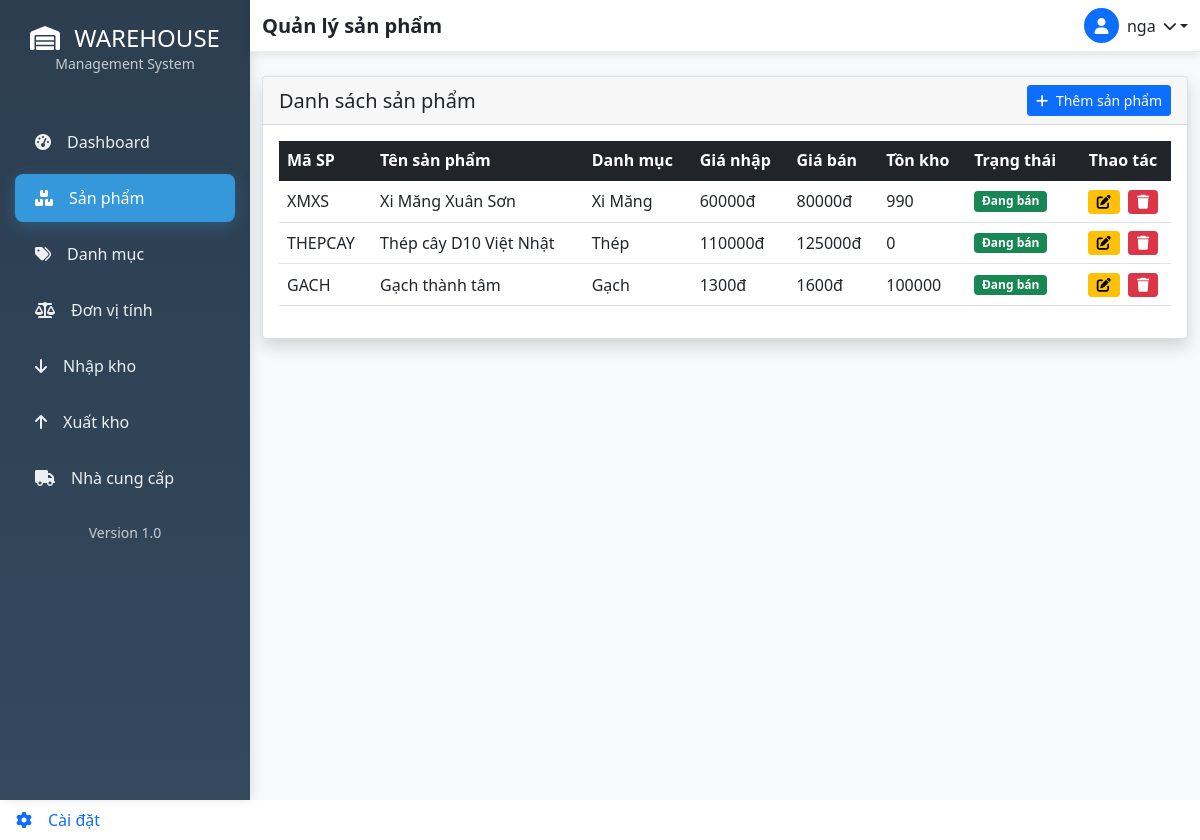
/san-pham/ (signed in), run on the app's committed database.
### accounts/models.py (models this page shows, shortened)
class NguoiDung(AbstractUser):
    ho_ten = models.CharField(max_length=100, blank=True)
    vai_tro = models.CharField(max_length=20, choices=[
        ('admin', 'Quản trị viên'),
        ('manager', 'Quản lý'),
        ('staff', 'Nhân viên'),
    ], default='staff')
    trang_thai = models.BooleanField(default=True)

### products/models.py (models this page shows, shortened)
class SanPham(models.Model):
    danh_muc = models.ForeignKey(DanhMucSanPham, on_delete=models.CASCADE)
    don_vi_tinh = models.ForeignKey(DonViTinh, on_delete=models.CASCADE)
    ma_san_pham = models.CharField(max_length=50, unique=True)
    ten_san_pham = models.CharField(max_length=200)
    mo_ta = models.TextField(blank=True, null=True)
    ton_kho = models.IntegerField(default=0)
    gia_nhap = models.DecimalField(max_digits=15, decimal_places=2)
    gia_ban = models.DecimalField(max_digits=15, decimal_places=2)
    trang_thai = models.BooleanField(default=True)
    ngay_tao = models.DateTimeField(auto_now_add=True)
    class Meta:
        verbose_name = "Sản phẩm"
        verbose_name_plural = "Sản phẩm"

class DanhMucSanPham(models.Model):
    ten_danh_muc = models.CharField(max_length=100)
    mo_ta = models.TextField(blank=True, null=True)
    trang_thai = models.BooleanField(default=True)
    ngay_tao = models.DateTimeField(auto_now_add=True)
    class Meta:
        verbose_name = "Danh mục sản phẩm"
        verbose_name_plural = "Danh mục sản phẩm"

### products/views.py (the view)
# urls.py: path('', views.product_list, name='product_list'),
@login_required
def product_list(request):
    products = SanPham.objects.all()
    return render(request, 'products/product_list.html', {'products': products})

### templates/products/product_list.html (shortened to what this page needs)
{% extends 'base.html' %}
{% block page_title %}Quản lý sản phẩm{% endblock %}
{% block content %}
<div class="card shadow">
    <div class="card-header d-flex justify-content-between align-items-center">
        <h5 class="card-title mb-0">Danh sách sản phẩm</h5>
        <a href="{% url 'product_create' %}" class="btn btn-primary btn-sm">
            <i class="fas fa-plus me-1"></i> Thêm sản phẩm
        </a>
    </div>
    <div class="card-body">
        <div class="table-responsive">
            <table class="table table-hover align-middle">
                <thead class="table-dark">
                    <tr>
                        <th>Mã SP</th>
                        <th>Tên sản phẩm</th>
                        <th>Danh mục</th>
                        <th>Giá nhập</th>
                        <th>Giá bán</th>
                        <th>Tồn kho</th>
                        <th>Trạng thái</th>
                        <th class="text-center">Thao tác</th>
                    </tr>
                </thead>
                <tbody>
                    {% for product in products %}
                    <tr>
                        <td>{{ product.ma_san_pham }}</td>
                        <td>{{ product.ten_san_pham }}</td>
                        <td>{{ product.danh_muc.ten_danh_muc }}</td>
                        <td>{{ product.gia_nhap|floatformat:0 }}đ</td>
                        <td>{{ product.gia_ban|floatformat:0 }}đ</td>
                        <td>{{ product.ton_kho }}</td>
                        <td>
                            {% if product.trang_thai %}
                                <span class="badge bg-success">Đang bán</span>
                            {% else %}
                                <span class="badge bg-secondary">Ngừng bán</span>
                            {% endif %}
                        </td>
                        <td class="text-center">
                            <a href="{% url 'product_edit' product.id %}" class="btn btn-sm btn-warning me-1">
                                <i class="fas fa-edit"></i>
                            </a>
                            <a href="{% url 'product_delete' product.id %}" class="btn btn-sm btn-danger">
                                <i class="fas fa-trash"></i>
                            </a>
                        </td>
                    </tr>
                    {% empty %}
                    <tr>
                        <td colspan="8" class="text-center text-muted">Chưa có sản phẩm nào.</td>
                    </tr>
                    {% endfor %}
                </tbody>
            </table>
        </div>
    </div>
</div>
{% endblock %}

### templates/base.html (shortened to what this page needs)
{% load static %}
<html lang="vi">
<head>
    <link href="https://cdn.jsdelivr.net/npm/bootstrap@5.1.3/dist/css/bootstrap.min.css" rel="stylesheet">
    <link rel="stylesheet" href="https://cdnjs.cloudflare.com/ajax/libs/font-awesome/6.0.0/css/all.min.css">
</head>
<body>
    {% if user.is_authenticated %}
    <div class="d-flex">
        <div class="sidebar">
            <div class="sidebar-header text-center py-4">
                <h4 class="text-white mb-0">
                    <i class="fas fa-warehouse me-2"></i>
                    WAREHOUSE
                </h4>
                <small class="text-light opacity-75">Management System</small>
            </div>
            <nav class="nav flex-column mt-3">
                <a class="nav-link {% if request.resolver_match.url_name == 'dashboard' %}active{% endif %}"
                   href="{% url 'dashboard' %}">
                    <i class="fas fa-tachometer-alt me-3"></i>Dashboard
                </a>
                <a class="nav-link {% if 'product' in request.path %}active{% endif %}"
                   href="{% url 'product_list' %}">
                    <i class="fas fa-boxes me-3"></i>Sản phẩm
                </a>
                <a class="nav-link {% if 'category' in request.path %}active{% endif %}"
                   href="{% url 'category_list' %}">
                    <i class="fas fa-tags me-3"></i>Danh mục
                </a>
                <a class="nav-link {% if 'unit' in request.path %}active{% endif %}"
                   href="{% url 'unit_list' %}">
                    <i class="fas fa-balance-scale me-3"></i>Đơn vị tính
                </a>
                <a class="nav-link {% if 'nhap' in request.path %}active{% endif %}"
                   href="{% url 'inventory:danh_sach_nhap' %}">
                    <i class="fas fa-arrow-down me-3"></i>Nhập kho
                </a>
                <a class="nav-link {% if 'xuat' in request.path %}active{% endif %}"
                   href="{% url 'inventory:danh_sach_xuat' %}">
                    <i class="fas fa-arrow-up me-3"></i>Xuất kho
                </a>
                <a class="nav-link" href="/doi-tac/nha-cung-cap/">
                    <i class="fas fa-truck me-3"></i>Nhà cung cấp
                </a>
            </nav>
            <div class="sidebar-footer mt-auto p-3">
                <div class="text-center">
                    <small class="text-light opacity-75">Version 1.0</small>
                </div>
            </div>
        </div>
        <div class="main-content flex-grow-1">
            <nav class="navbar navbar-custom navbar-expand-lg">
                <div class="container-fluid">
                    <div class="d-flex align-items-center">
                        <h5 class="mb-0 text-dark fw-bold">{% block page_title %}Dashboard{% endblock %}</h5>
                    </div>
            <div class="d-flex align-items-center">
            <div class="dropdown">
                <a href="#" class="dropdown-toggle text-dark text-decoration-none d-flex align-items-center"
                   id="userDropdown" data-bs-toggle="dropdown" aria-expanded="false">
                    <div class="bg-primary rounded-circle d-flex align-items-center justify-content-center me-2"
                         style="width: 35px; height: 35px;">
                        <i class="fas fa-user text-white"></i>
                    </div>
                    <span class="me-2">{{ user.username }}</span>
                    <i class="fas fa-chevron-down small"></i>
                </a>
            </div>
        </div>
                </div>
            </nav>
            <div class="container-fluid py-4">
                {% block content %}
                {% endblock %}
            </div>
        </div>
    </div>
    {% else %}
    <div class="auth-wrapper">
        {% block auth_content %}
        {% endblock %}
    </div>
    {% endif %}
        <a class="nav-link {% if 'settings' in request.path %}active{% endif %}"
            href="{% url 'settings:profile' %}">
         <i class="fas fa-cog me-3"></i>Cài đặt
        </a>
</body>
</html>

### templates/base.html (style rules this page uses)
:root { --primary-color: #2c3e50; --secondary-color: #34495e; --accent-color: #3498db; --sidebar-width: 250px; }
.sidebar { background: linear-gradient(180deg, var(--primary-color) 0%, var(--secondary-color) 100%); min-height: 100vh; width: var(--sidebar-width); position: fixed; left: 0; top: 0; box-shadow: 2px 0 10px rgba(0,0,0,0.1); }
.sidebar .nav-link { color: #ecf0f1; padding: 12px 20px; border-radius: 8px; margin: 4px 15px; transition: all 0.3s ease; font-weight: 500; }
.sidebar .nav-link.active { background-color: var(--accent-color); color: #ffffff; box-shadow: 0 4px 15px rgba(52, 152, 219, 0.3); }
.main-content { margin-left: var(--sidebar-width); min-height: 100vh; background-color: #f8f9fa; }
.navbar-custom { background: white !important; box-shadow: 0 2px 10px rgba(0,0,0,0.1); border-bottom: 1px solid #e9ecef; }

### data on the page
NguoiDung: username "nga"
SanPham: ma_san_pham "XMXS", ten_san_pham "Xi Măng Xuân Sơn", danh_muc.ten_danh_muc "Xi Măng", gia_nhap "60000", gia_ban "80000", ton_kho "990", trang_thai "Đang bán"
SanPham: ma_san_pham "THEPCAY", ten_san_pham "Thép cây D10 Việt Nhật", danh_muc.ten_danh_muc "Thép", gia_nhap "110000", gia_ban "125000", ton_kho "0", trang_thai "Đang bán"
SanPham: ma_san_pham "GACH", ten_san_pham "Gạch thành tâm", danh_muc.ten_danh_muc "Gạch", gia_nhap "1300", gia_ban "1600", ton_kho "100000", trang_thai "Đang bán"
